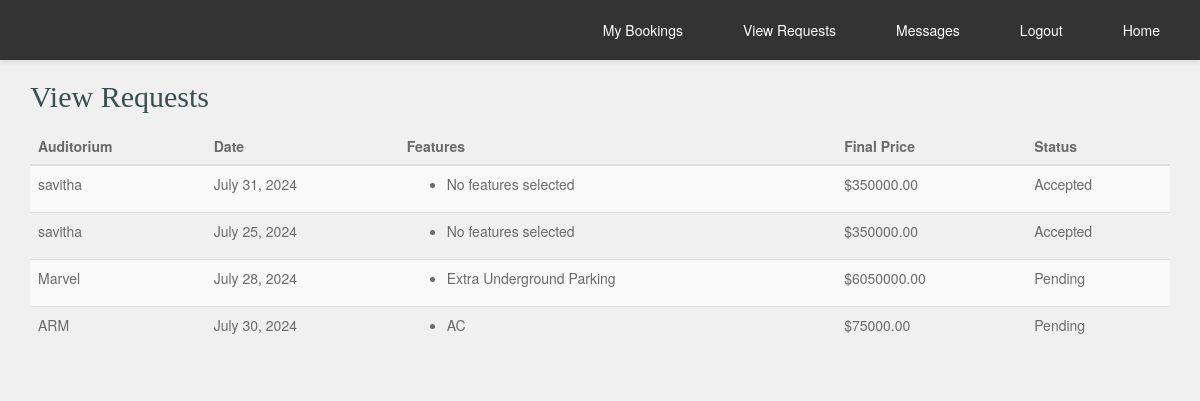
Page /view_requests/ (signed in) on the committed database.
### auditorium/models.py (models this page shows, shortened)
class UserRequest(models.Model):
    user = models.ForeignKey(User, on_delete=models.CASCADE)
    auditorium = models.ForeignKey(Auditorium, on_delete=models.CASCADE)
    date = models.DateField()
    features = models.ManyToManyField(Feature)
    final_price = models.DecimalField(max_digits=10, decimal_places=2)
    approved = models.BooleanField(default=False)
    payment_requested = models.BooleanField(default=False)
    stripe_payment_intent_id = models.CharField(max_length=255, blank=True, null=True)
    created_at = models.DateTimeField(auto_now_add=True)

class Auditorium(models.Model):
    user = models.ForeignKey(User, on_delete=models.CASCADE)
    location = models.CharField(max_length=255)
    capacity = models.IntegerField()
    features = models.ManyToManyField('Feature', related_name='auditoriums', blank=True)
    price = models.DecimalField(max_digits=10, decimal_places=2)
    images = models.ImageField(upload_to='auditorium_images/', blank=True, default='../static/images/blue_mac2.jpg')
    approved = models.BooleanField(default=False)  # Ensure this field exists

class User(AbstractBaseUser, PermissionsMixin):
    username = models.CharField(max_length=150, unique=True)
    email = models.EmailField(unique=True)
    role = models.CharField(max_length=50, blank=True, null=True)
    is_staff = models.BooleanField(default=False)
    is_active = models.BooleanField(default=True)
    groups = models.ManyToManyField(Group, related_name='custom_user_groups')
    user_permissions = models.ManyToManyField(Permission, related_name='custom_user_permissions')
    objects = CustomUserManager()
    USERNAME_FIELD = 'email'
    REQUIRED_FIELDS = ['username']

class Feature(models.Model):
    name = models.CharField(max_length=255)
    amount = models.DecimalField(max_digits=10, decimal_places=2)
    auditorium = models.ForeignKey(Auditorium, related_name='auditorium_features', on_delete=models.CASCADE)

### auditorium/views.py (the view)
# urls.py: path('view_requests/', views.view_requests, name='view_requests'),
@login_required
def view_requests(request):
    user_requests = UserRequest.objects.filter(user=request.user)
    return render(request, 'view_requests.html', {'user_requests': user_requests})

### auditorium/templates/view_requests.html (shortened to what this page needs)
<!DOCTYPE html>
<html lang="en-US">
<head>
    <link rel="stylesheet" href="../static/css/bootstrap.min.css">
    <link rel="stylesheet" href="../static/css/font-awesome.min.css">
    <link rel="stylesheet" href="../static/css/style.css" media="screen"/>
</head>
<body>
    {% include 'user_navbar.html' %}
    <div class="container">
        <h2>View Requests</h2>
        <table class="table table-striped">
            <thead>
                <tr>
                    <th>Auditorium</th>
                    <th>Date</th>
                    <th>Features</th>
                    <th>Final Price</th>
                    <th>Status</th>
                </tr>
            </thead>
            <tbody>
                {% for request in user_requests %}
                <tr>
                    <td>{{ request.auditorium.user.username }}</td>
                    <td>{{ request.date }}</td>
                    <td>
                        <ul>
                            {% for feature in request.features.all %}
                            <li>{{ feature.name }}</li>
                            {% empty %}
                            <li>No features selected</li>
                            {% endfor %}
                            </ul>
                    </td>
                    <td>${{ request.final_price }}</td>
                    <td>
                        {% if request.approved %}
                            Accepted
                        {% else %}
                            Pending
                        {% endif %}
                    </td>
                </tr>
                {% empty %}
                <tr>
                    <td colspan="5">No requests found.</td>
                </tr>
                {% endfor %}
            </tbody>
        </table>
    </div>
</body>
</html>

### auditorium/static/css/style.css (style rules this page uses)
* { outline: none !important; }
html { -webkit-font-smoothing: antialiased; text-rendering: optimizeLegibility; -webkit-text-size-adjust: none; -ms-text-size-adjust: none; overflow-y: scroll; }
body { color: #6a6a6a; background: #f1f0f0; }
h1, h2, h3, h4, h5, h6 { margin: 0 0 15px 0; color: #3A4F52; font-family: 'Alegreya Sans'; }

### rows in the picture
UserRequest: auditorium.user.username "savitha", date "July 31, 2024", final_price "350000.00", approved "Accepted"
UserRequest: auditorium.user.username "savitha", date "July 25, 2024", final_price "350000.00", approved "Accepted"
UserRequest: auditorium.user.username "Marvel", date "July 28, 2024", final_price "6050000.00", approved "Pending"
Feature: name "Extra Underground Parking"
UserRequest: auditorium.user.username "ARM", date "July 30, 2024", final_price "75000.00", approved "Pending"
Feature: name "AC"
